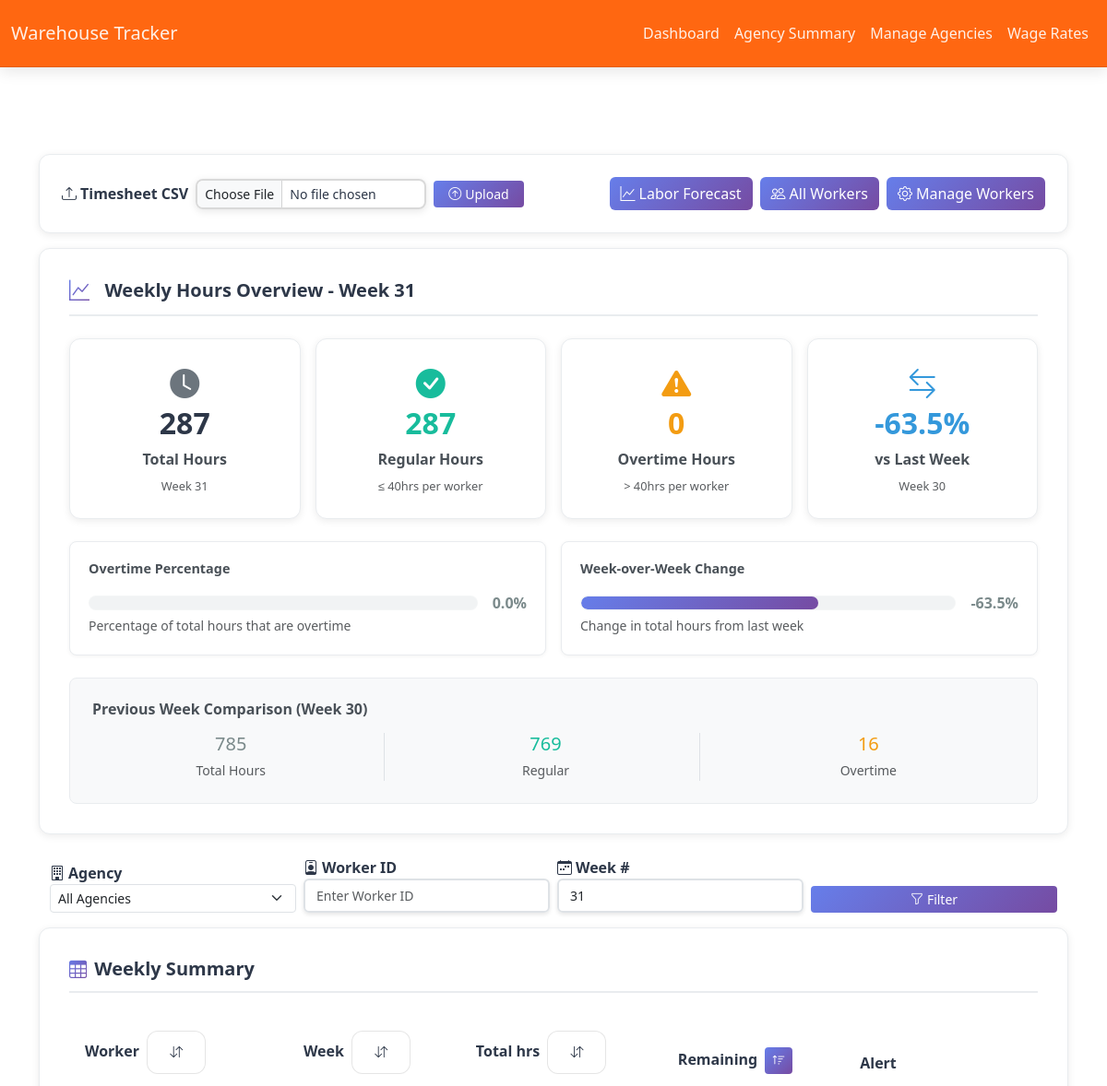
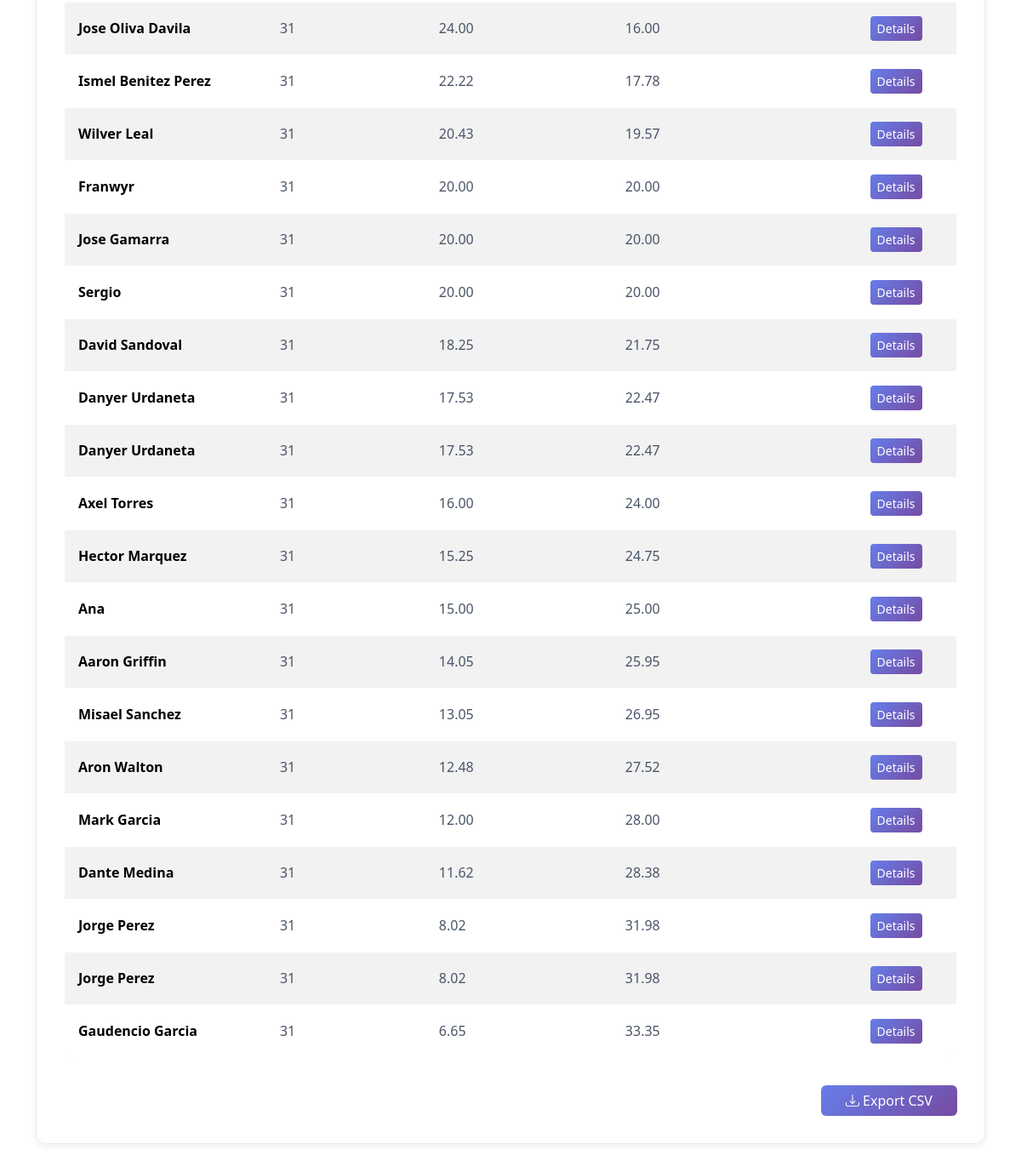
The page / on the database its author committed (2 pictures, top to bottom).
### app/models.py (models this page shows, shortened)
class Worker(db.Model):
    __tablename__ = 'worker'
    id = db.Column(db.Integer, primary_key=True)
    worker_id = db.Column(db.String(64), unique=True, nullable=False, index=True)
    name = db.Column(db.String(128), nullable=True)
    is_active = db.Column(db.Boolean, default=True, nullable=False)

### app/routes/dashboard.py (the view, shortened to what this page needs)
@dashboard_bp.route('/', methods=['GET'])
def dashboard():
    show_all = request.args.get('show_all', '0') == '1'
    df = current_app.config.get('TIMESHEET_DF')
    if 'agency' in df.columns and 'Agency' not in df.columns:
        df['Agency'] = df['agency']
    elif 'Agency' not in df.columns:
        df['Agency'] = ''
    print('DEBUG: Unique agencies in DataFrame:', df['Agency'].unique())
    current_app.config['TIMESHEET_DF'] = df
    processed_df, summary_full = process_timesheet(df.copy())
    if 'Agency' in df.columns and 'Agency' not in summary_full.columns:
        summary_full = summary_full.merge(df[['worker_id', 'Agency']].drop_duplicates(), on='worker_id', how='left')
    current_week_num = int(request.args.get('week', '') or datetime.today().isocalendar()[1])
    last_week_num = current_week_num - 1 if current_week_num > 1 else 52
    total_hours_current = summary_full[summary_full['week'] == current_week_num]['total_hours'].sum()
    total_hours_last = summary_full[summary_full['week'] == last_week_num]['total_hours'].sum()
    week_over_week_change = ((total_hours_current - total_hours_last) / total_hours_last * 100) if total_hours_last else np.nan
    summary = summary_full.copy()
    if not show_all:
        active_workers = {w.worker_id for w in Worker.query.filter_by(is_active=True).all()}
        summary = summary[summary['worker_id'].isin(active_workers)]
    agency_filter = request.args.get('agency', '')
    worker_filter = request.args.get('worker', '')
    week_filter = request.args.get('week', '')
    week_explicitly_selected = bool(week_filter)
    week_auto_selected = False
    if week_filter:
        try:
            week_int = int(week_filter)
            summary = summary[summary['week'] == week_int]
        except ValueError:
            pass
    else:
        available_weeks = sorted(summary['week'].unique(), reverse=True)
        if available_weeks:
            selected_week = available_weeks[0]
            week_auto_selected = (selected_week != datetime.today().isocalendar()[1])
        else:
            selected_week = datetime.today().isocalendar()[1]
        summary = summary[summary['week'] == selected_week]
        week_filter = str(selected_week)
    if agency_filter:
        if 'Agency' in summary.columns:
            summary = summary[summary['Agency'] == agency_filter]
    if worker_filter:
        summary = summary[summary['worker_id'] == worker_filter]
    num_workers = summary['worker_id'].nunique() if 'worker_id' in summary.columns else 0
    avg_hours_per_worker = (summary['total_hours'].sum() / num_workers) if num_workers else 0
    max_hours = summary['total_hours'].max() if not summary.empty else 0
    min_hours = summary['total_hours'].min() if not summary.empty else 0
    total_overtime_hours = sum(max(row['total_hours'] - 40, 0) for _, row in summary.iterrows())
    metrics = {
        'total_hours_current': total_hours_current,
        'total_hours_last': total_hours_last,
        'week_over_week_change': week_over_week_change,
        'total_overtime_hours': total_overtime_hours,
        'num_workers': num_workers,
        'avg_hours_per_worker': avg_hours_per_worker,
        'max_hours': max_hours,
        'min_hours': min_hours
    }
    worker_filter = request.args.get('worker', '')
    week_filter = request.args.get('week', '')
    if worker_filter:
        summary = summary[summary['worker_id'] == worker_filter]
    week_explicitly_selected = bool(week_filter)
    week_auto_selected = False
    if week_filter:
        try:
            week_int = int(week_filter)
            summary = summary[summary['week'] == week_int]
        except ValueError:
            pass
    else:
        current_week = datetime.today().isocalendar()[1]
        available_weeks = sorted(summary['week'].unique(), reverse=True)
        if available_weeks:
            if current_week in available_weeks:
                selected_week = current_week
            else:
                selected_week = available_weeks[0]
                week_auto_selected = True
        else:
            selected_week = current_week
        summary = summary[summary['week'] == selected_week]
        week_filter = str(selected_week)  # Update week_filter for template
    if not show_all and not week_explicitly_selected:
        active_workers = {w.worker_id for w in Worker.query.filter_by(is_active=True).all()}
        summary = summary[summary['worker_id'].isin(active_workers)]
    chart_data = prepare_weekly_chart_data(summary, week_filter)
    agencies = sorted(df['Agency'].dropna().unique().tolist()) if 'Agency' in df.columns else []
    all_weeks = sorted(summary_full['week'].unique(), reverse=True)
    return render_template('dashboard.html',
                           summary=summary,
                           worker_filter=worker_filter,
                           week_filter=week_filter,
                           predictions=None,
                           show_all=show_all,
                           is_forecast=False,
                           chart_data=chart_data,
                           week_auto_selected=week_auto_selected,
                           current_week=datetime.today().isocalendar()[1],
                           agencies=agencies,
                           agency_filter=agency_filter)

### app/templates/dashboard.html (shortened to what this page needs)
{% extends "layout.html" %}
{% block content %}
<div class="control-panel d-flex flex-wrap align-items-center justify-content-between gap-3 mb-3">
  <form action="{{ url_for('dashboard.upload') }}" method="post" enctype="multipart/form-data" class="d-flex align-items-center gap-3 flex-wrap mb-0">
    <div class="d-flex align-items-center gap-2">
      <label for="timesheet_file" class="form-label mb-0 fw-semibold">
        <i class="bi bi-upload me-1"></i>Timesheet CSV
      </label>
      <input type="file" name="timesheet_file" id="timesheet_file" class="form-control form-control-sm" style="width:250px;" accept=".csv" />
      <button type="submit" class="btn btn-primary btn-sm px-3" name="upload_type" value="timesheet" data-bs-toggle="tooltip" title="Upload Timesheet">
        <i class="bi bi-arrow-up-circle me-1"></i>Upload
      </button>
    </div>
  </form>
  <div class="d-flex flex-wrap gap-2">
    <a class="btn btn-primary" href="{{ url_for('dashboard.predict', show_all=0) }}" data-bs-toggle="tooltip" title="Forecast next week's labor needs">
      <i class="bi bi-graph-up me-1"></i>Labor Forecast
    </a>
    {% if is_forecast %}
      {% if show_all %}
        <a class="btn btn-primary" href="{{ url_for('dashboard.predict', show_all=0) }}" data-bs-toggle="tooltip" title="Show only active workers">
          <i class="bi bi-person-check me-1"></i>Active Workers
        </a>
      {% else %}
        <a class="btn btn-primary" href="{{ url_for('dashboard.predict', show_all=1) }}" data-bs-toggle="tooltip" title="Show all workers">
          <i class="bi bi-people me-1"></i>All Workers
        </a>
      {% endif %}
    {% else %}
      {% if show_all %}
        <a class="btn btn-primary" href="{{ url_for('dashboard.dashboard', show_all=0) }}" data-bs-toggle="tooltip" title="Show only active workers">
          <i class="bi bi-person-check me-1"></i>Active Workers
        </a>
      {% else %}
        <a class="btn btn-primary" href="{{ url_for('dashboard.dashboard', show_all=1) }}" data-bs-toggle="tooltip" title="Show all workers">
          <i class="bi bi-people me-1"></i>All Workers
        </a>
      {% endif %}
    {% endif %}
    <a class="btn btn-primary" href="{{ url_for('dashboard.manage_workers') }}" data-bs-toggle="tooltip" title="Manage worker list">
      <i class="bi bi-gear me-1"></i>Manage Workers
    </a>
  </div>
</div>
{% if summary is not none and not summary.empty %}
<div class="overview-section">
    <h5 class="card-title">
      <i class="bi bi-graph-up me-2"></i>Weekly Hours Overview - Week {{ chart_data.current_week }}
    </h5>
    <div class="row g-3 mb-4">
      <div class="col-md-3">
        <div class="metric-card h-100">
          <i class="bi bi-clock-fill"></i>
          <h2 id="currentWeekTotal">{{ "%.0f"|format(chart_data.current_regular + chart_data.current_overtime) }}</h2>
          <p class="mb-1 fw-semibold">Total Hours</p>
          <small class="text-muted">Week {{ chart_data.current_week }}</small>
        </div>
      </div>
      <div class="col-md-3">
        <div class="metric-card h-100">
          <i class="bi bi-check-circle-fill text-success"></i>
          <h2 class="text-success">{{ "%.0f"|format(chart_data.current_regular) }}</h2>
          <p class="mb-1 fw-semibold">Regular Hours</p>
          <small class="text-muted">≤ 40hrs per worker</small>
        </div>
      </div>
      <div class="col-md-3">
        <div class="metric-card h-100">
          <i class="bi bi-exclamation-triangle-fill text-warning"></i>
          <h2 class="text-warning">{{ "%.0f"|format(chart_data.current_overtime) }}</h2>
          <p class="mb-1 fw-semibold">Overtime Hours</p>
          <small class="text-muted">> 40hrs per worker</small>
        </div>
      </div>
      <div class="col-md-3">
        <div class="metric-card h-100">
          <i class="bi bi-arrow-left-right text-info"></i>
          <h2 class="text-info" id="weekChange">--</h2>
          <p class="mb-1 fw-semibold">vs Last Week</p>
          <small class="text-muted">Week {{ chart_data.previous_week }}</small>
        </div>
      </div>
    </div>
    <div class="row g-3 mb-4">
      <div class="col-md-6">
        <div class="progress-indicator-card">
            <h6 class="card-title">Overtime Percentage</h6>
            <div class="d-flex align-items-center">
              <div class="flex-grow-1 me-3">
                <div class="progress" style="height: 16px; background-color: #f1f3f4; border-radius: 8px;">
                </div>
              </div>
              <span class="fw-bold text-dark" id="overtimePercent">0%</span>
            </div>
            <small class="text-muted">Percentage of total hours that are overtime</small>
        </div>
      </div>
      <div class="col-md-6">
        <div class="progress-indicator-card">
            <h6 class="card-title">Week-over-Week Change</h6>
            <div class="d-flex align-items-center">
              <div class="flex-grow-1 me-3">
                <div class="progress" style="height: 16px; background-color: #f1f3f4; border-radius: 8px;">
                  <div class="progress-bar" id="changeProgress" style="width: 0%; border-radius: 8px;"></div>
                </div>
              </div>
              <span class="fw-bold text-dark" id="changePercent">0%</span>
            </div>
            <small class="text-muted">Change in total hours from last week</small>
        </div>
      </div>
    </div>
    <div class="comparison-section">
        <h6 class="card-title">Previous Week Comparison (Week {{ chart_data.previous_week }})</h6>
        <div class="row text-center">
          <div class="col-4">
            <div class="border-end pe-3">
              <h5 class="mb-1 text-dark">{{ "%.0f"|format(chart_data.previous_regular + chart_data.previous_overtime) }}</h5>
              <small class="text-muted">Total Hours</small>
            </div>
          </div>
          <div class="col-4">
            <div class="border-end pe-3">
              <h5 class="mb-1 text-success">{{ "%.0f"|format(chart_data.previous_regular) }}</h5>
              <small class="text-muted">Regular</small>
            </div>
          </div>
          <div class="col-4">
            <h5 class="mb-1 text-warning">{{ "%.0f"|format(chart_data.previous_overtime) }}</h5>
            <small class="text-muted">Overtime</small>
          </div>
        </div>
    </div>
</div>
{% endif %}
{% if summary is not none and not summary.empty %}
<div class="container-fluid mb-3">
  <form method="get" action="{{ url_for('dashboard.dashboard') }}">
    <div class="row g-2 align-items-end">
      <div class="col-md-3">
        <label for="agency_filter" class="form-label mb-0 fw-semibold">
          <i class="bi bi-building me-1"></i>Agency
        </label>
        <select id="agency_filter" name="agency" class="form-select form-select-sm" onchange="this.form.form.submit()">
          <option value="">All Agencies</option>
        </select>
      </div>
      <div class="col-md-3">
        <label for="worker_filter" class="form-label mb-0 fw-semibold">
          <i class="bi bi-person-badge me-1"></i>Worker ID
        </label>
        <input
          id="worker_filter"
          name="worker"
          class="form-control form-control-sm filter-input"
          placeholder="Enter Worker ID"
          value="{{ worker_filter }}"
        />
      </div>
      <div class="col-md-3">
        <label for="week_filter" class="form-label mb-0 fw-semibold">
          <i class="bi bi-calendar-week me-1"></i>Week #
        </label>
        <input
          id="week_filter"
          name="week"
          class="form-control form-control-sm filter-input"
          placeholder="Enter Week #"
          value="{{ week_filter }}"
        />
      </div>
      <div class="col-md-3 d-flex align-items-end">
        <button class="btn btn-primary btn-sm w-100" data-bs-toggle="tooltip" title="Apply filters">
          <i class="bi bi-funnel me-1"></i>Filter
        </button>
      </div>
    </div>
  </form>
</div>
{% endif %}
{% if summary is not none and not summary.empty %}
  <div class="data-section">
      <h5 class="card-title">
        <i class="bi bi-table"></i>Weekly Summary
      </h5>
      <div class="table-responsive">
        <table class="table table-hover table-striped align-middle" id="summary-table">
          <thead>
            <tr>
              <th>
                Worker
                <button class="btn btn-sm btn-outline-secondary ms-1" onclick="sortTable(0, 'string')" data-bs-toggle="tooltip" title="Sort by Worker ID">
                  <i class="bi bi-arrow-down-up"></i>
                </button>
              </th>
              <th>
                Week
                <button class="btn btn-sm btn-outline-secondary ms-1" onclick="sortTable(1, 'number')" data-bs-toggle="tooltip" title="Sort by Week">
                  <i class="bi bi-arrow-down-up"></i>
                </button>
              </th>
              <th>
                Total hrs
                <button class="btn btn-sm btn-outline-secondary ms-1" onclick="sortTable(2, 'number')" data-bs-toggle="tooltip" title="Sort by Total Hours">
                  <i class="bi bi-arrow-down-up"></i>
                </button>
              </th>
              <th>
                Remaining
                <button class="btn btn-sm btn-outline-success ms-1" onclick="sortTable(3, 'number')" data-bs-toggle="tooltip" title="Sort by Remaining Hours">
                  <i class="bi bi-sort-down-alt"></i>
                </button>
              </th>
              <th>Alert</th>
              <th></th>
            </tr>
          </thead>
          <tbody>
            {% for r in summary.to_dict(orient='records') %}
            <tr>
              <td>
                <a href="{{ url_for('entries.view_entries', worker_id=r.worker_id) }}" class="fw-bold text-decoration-none" style="color: black;">
                  {{ r.worker_id }}
                </a>
              </td>
              <td>{{ r.week }}</td>
              <td>{{ "%.2f"|format(r.total_hours) }}</td>
              <td>{{ "%.2f"|format(r.remaining_hours) }}</td>
              <td>
              </td>
              <td>
                <a
                  class="btn btn-sm btn-primary"
                  href="{{ url_for('entries.view_entries', worker_id=r.worker_id, week=r.week) }}"
                  data-bs-toggle="tooltip" title="View details for this worker and week"
                >
                  Details
                </a>
              </td>
            </tr>
            {% endfor %}
          </tbody>
        </table>
      </div>
      <div class="mt-3 text-end">
        <div class="action-buttons justify-content-end">
          <a class="btn btn-primary" href="{{ url_for('dashboard.export') }}">
            <i class="bi bi-download me-1"></i>Export CSV
          </a>
        </div>
      </div>
  </div>
{% else %}
  <div class="alert alert-warning">
    No timesheet data available. Please upload a CSV file to get started.
  </div>
{% endif %}
{% endblock %}

### rows shown on the page
Worker: worker_id "Aaron Griffin", week "31", total_hours "14.05", remaining_hours "25.95"
Worker: worker_id "Ana", week "31", total_hours "15.00", remaining_hours "25.00"
Worker: worker_id "Aron Walton", week "31", total_hours "12.48", remaining_hours "27.52"
Worker: worker_id "Axel Torres", week "31", total_hours "16.00", remaining_hours "24.00"
Worker: worker_id "Dante Medina", week "31", total_hours "11.62", remaining_hours "28.38"
Worker: worker_id "Danyer Urdaneta", week "31", total_hours "17.53", remaining_hours "22.47"
Worker: worker_id "David Sandoval", week "31", total_hours "18.25", remaining_hours "21.75"
Worker: worker_id "Franwyr", week "31", total_hours "20.00", remaining_hours "20.00"
Worker: worker_id "Gaudencio Garcia", week "31", total_hours "6.65", remaining_hours "33.35"
Worker: worker_id "Hector Marquez", week "31", total_hours "15.25", remaining_hours "24.75"
Worker: worker_id "Ismel Benitez Perez", week "31", total_hours "22.22", remaining_hours "17.78"
Worker: worker_id "Jorge Perez", week "31", total_hours "8.02", remaining_hours "31.98"
Worker: worker_id "Jose Gamarra", week "31", total_hours "20.00", remaining_hours "20.00"
Worker: worker_id "Jose Oliva Davila", week "31", total_hours "24.00", remaining_hours "16.00"
Worker: worker_id "Mark Garcia", week "31", total_hours "12.00", remaining_hours "28.00"
Worker: worker_id "Misael Sanchez", week "31", total_hours "13.05", remaining_hours "26.95"
Worker: worker_id "Sergio", week "31", total_hours "20.00", remaining_hours "20.00"
Worker: worker_id "Wilver Leal", week "31", total_hours "20.43", remaining_hours "19.57"

### other values the page prints
{{ chart_data.current_week }} "31"
{{ "%.0f"|format(chart_data.current_regular) }} "287"
{{ "%.0f"|format(chart_data.current_overtime) }} "0"
{{ chart_data.previous_week }} "30"
{{ "%.0f"|format(chart_data.previous_regular) }} "769"
{{ "%.0f"|format(chart_data.previous_overtime) }} "16"
